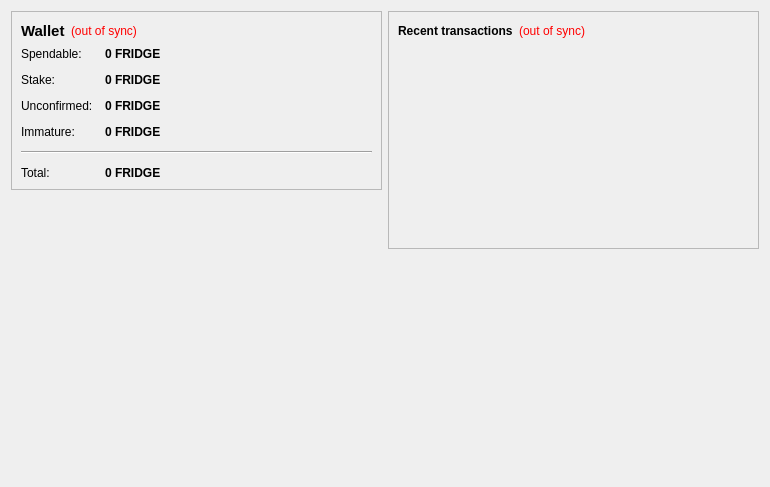
<?xml version="1.0" encoding="UTF-8"?>
<ui version="4.0">
 <class>OverviewPage</class>
 <widget class="QWidget" name="OverviewPage">
  <property name="geometry">
   <rect>
    <x>0</x>
    <y>0</y>
    <width>770</width>
    <height>487</height>
   </rect>
  </property>
  <property name="windowTitle">
   <string>Form</string>
  </property>
  <layout class="QHBoxLayout" name="horizontalLayout" stretch="1,1">
   <item>
    <layout class="QVBoxLayout" name="verticalLayout_2">
     <item>
      <widget class="QFrame" name="frame">
       <property name="frameShape">
        <enum>QFrame::StyledPanel</enum>
       </property>
       <property name="frameShadow">
        <enum>QFrame::Raised</enum>
       </property>
       <layout class="QVBoxLayout" name="verticalLayout_4">
        <item>
         <layout class="QHBoxLayout" name="horizontalLayout_4">
          <item>
           <widget class="QLabel" name="label_5">
            <property name="font">
             <font>
              <pointsize>11</pointsize>
              <weight>75</weight>
              <bold>true</bold>
             </font>
            </property>
            <property name="text">
             <string>Wallet</string>
            </property>
           </widget>
          </item>
          <item>
           <widget class="QLabel" name="labelWalletStatus">
            <property name="toolTip">
             <string>The displayed information may be out of date. Your wallet automatically synchronizes with the RefrigeratorCoin network after a connection is established, but this process has not completed yet.</string>
            </property>
            <property name="styleSheet">
             <string notr="true">QLabel { color: red; }</string>
            </property>
            <property name="text">
             <string notr="true">(out of sync)</string>
            </property>
            <property name="alignment">
             <set>Qt::AlignLeading|Qt::AlignLeft|Qt::AlignVCenter</set>
            </property>
           </widget>
          </item>
          <item>
           <spacer name="horizontalSpacer_2">
            <property name="orientation">
             <enum>Qt::Horizontal</enum>
            </property>
            <property name="sizeHint" stdset="0">
             <size>
              <width>40</width>
              <height>20</height>
             </size>
            </property>
           </spacer>
          </item>
         </layout>
        </item>
        <item>
         <layout class="QFormLayout" name="formLayout_2">
          <property name="fieldGrowthPolicy">
           <enum>QFormLayout::AllNonFixedFieldsGrow</enum>
          </property>
          <property name="horizontalSpacing">
           <number>12</number>
          </property>
          <property name="verticalSpacing">
           <number>12</number>
          </property>
          <item row="0" column="0">
           <widget class="QLabel" name="label">
            <property name="text">
             <string>Spendable:</string>
            </property>
           </widget>
          </item>
          <item row="0" column="1">
           <widget class="QLabel" name="labelBalance">
            <property name="font">
             <font>
              <weight>75</weight>
              <bold>true</bold>
             </font>
            </property>
            <property name="cursor">
             <cursorShape>IBeamCursor</cursorShape>
            </property>
            <property name="toolTip">
             <string>Your current spendable balance</string>
            </property>
            <property name="text">
             <string notr="true">0 FRIDGE</string>
            </property>
            <property name="textInteractionFlags">
             <set>Qt::LinksAccessibleByMouse|Qt::TextSelectableByKeyboard|Qt::TextSelectableByMouse</set>
            </property>
           </widget>
          </item>
          <item row="1" column="0">
           <widget class="QLabel" name="label_6">
            <property name="text">
             <string>Stake:</string>
            </property>
           </widget>
          </item>
          <item row="1" column="1">
           <widget class="QLabel" name="labelStake">
            <property name="font">
             <font>
              <weight>75</weight>
              <bold>true</bold>
             </font>
            </property>
            <property name="cursor">
             <cursorShape>IBeamCursor</cursorShape>
            </property>
            <property name="toolTip">
             <string>Total of coins that was staked, and do not yet count toward the current balance</string>
            </property>
            <property name="text">
             <string notr="true">0 FRIDGE</string>
            </property>
            <property name="textInteractionFlags">
             <set>Qt::LinksAccessibleByMouse|Qt::TextSelectableByKeyboard|Qt::TextSelectableByMouse</set>
            </property>
           </widget>
          </item>
          <item row="2" column="0">
           <widget class="QLabel" name="label_3">
            <property name="text">
             <string>Unconfirmed:</string>
            </property>
           </widget>
          </item>
          <item row="2" column="1">
           <widget class="QLabel" name="labelUnconfirmed">
            <property name="font">
             <font>
              <weight>75</weight>
              <bold>true</bold>
             </font>
            </property>
            <property name="cursor">
             <cursorShape>IBeamCursor</cursorShape>
            </property>
            <property name="toolTip">
             <string>Total of transactions that have yet to be confirmed, and do not yet count toward the current balance</string>
            </property>
            <property name="text">
             <string notr="true">0 FRIDGE</string>
            </property>
            <property name="textInteractionFlags">
             <set>Qt::LinksAccessibleByMouse|Qt::TextSelectableByKeyboard|Qt::TextSelectableByMouse</set>
            </property>
           </widget>
          </item>
          <item row="3" column="0">
           <widget class="QLabel" name="labelImmatureText">
            <property name="text">
             <string>Immature:</string>
            </property>
           </widget>
          </item>
          <item row="3" column="1">
           <widget class="QLabel" name="labelImmature">
            <property name="font">
             <font>
              <weight>75</weight>
              <bold>true</bold>
             </font>
            </property>
            <property name="toolTip">
             <string>Mined balance that has not yet matured</string>
            </property>
            <property name="text">
             <string notr="true">0 FRIDGE</string>
            </property>
            <property name="textInteractionFlags">
             <set>Qt::LinksAccessibleByMouse|Qt::TextSelectableByKeyboard|Qt::TextSelectableByMouse</set>
            </property>
           </widget>
          </item>
          <item row="4" column="0" colspan="2">
           <widget class="Line" name="line">
            <property name="orientation">
             <enum>Qt::Horizontal</enum>
            </property>
           </widget>
          </item>
          <item row="5" column="0">
           <widget class="QLabel" name="labelTotalText">
            <property name="text">
             <string>Total:</string>
            </property>
           </widget>
          </item>
          <item row="5" column="1">
           <widget class="QLabel" name="labelTotal">
            <property name="font">
             <font>
              <weight>75</weight>
              <bold>true</bold>
             </font>
            </property>
            <property name="cursor">
             <cursorShape>IBeamCursor</cursorShape>
            </property>
            <property name="toolTip">
             <string>Your current total balance</string>
            </property>
            <property name="text">
             <string notr="true">0 FRIDGE</string>
            </property>
            <property name="textInteractionFlags">
             <set>Qt::LinksAccessibleByMouse|Qt::TextSelectableByKeyboard|Qt::TextSelectableByMouse</set>
            </property>
           </widget>
          </item>
         </layout>
        </item>
       </layout>
      </widget>
     </item>
     <item>
      <spacer name="verticalSpacer">
       <property name="orientation">
        <enum>Qt::Vertical</enum>
       </property>
       <property name="sizeHint" stdset="0">
        <size>
         <width>20</width>
         <height>40</height>
        </size>
       </property>
      </spacer>
     </item>
     <item>
      <widget class="QLabel" name="label_2">
       <property name="autoFillBackground">
        <bool>true</bool>
       </property>
       <property name="text">
        <string/>
       </property>
       <property name="pixmap">
        <pixmap resource="../bitcoin.qrc">:/icons/techbg</pixmap>
       </property>
       <property name="scaledContents">
        <bool>false</bool>
       </property>
       <property name="margin">
        <number>0</number>
       </property>
      </widget>
     </item>
    </layout>
   </item>
   <item>
    <layout class="QVBoxLayout" name="verticalLayout_3">
     <item>
      <widget class="QFrame" name="frame_2">
       <property name="frameShape">
        <enum>QFrame::StyledPanel</enum>
       </property>
       <property name="frameShadow">
        <enum>QFrame::Raised</enum>
       </property>
       <layout class="QVBoxLayout" name="verticalLayout">
        <item>
         <layout class="QHBoxLayout" name="horizontalLayout_2">
          <item>
           <widget class="QLabel" name="label_4">
            <property name="text">
             <string>&lt;b&gt;Recent transactions&lt;/b&gt;</string>
            </property>
           </widget>
          </item>
          <item>
           <widget class="QLabel" name="labelTransactionsStatus">
            <property name="toolTip">
             <string>The displayed information may be out of date. Your wallet automatically synchronizes with the RefrigeratorCoin network after a connection is established, but this process has not completed yet.</string>
            </property>
            <property name="styleSheet">
             <string notr="true">QLabel { color: red; }</string>
            </property>
            <property name="text">
             <string notr="true">(out of sync)</string>
            </property>
            <property name="alignment">
             <set>Qt::AlignRight|Qt::AlignTrailing|Qt::AlignVCenter</set>
            </property>
           </widget>
          </item>
          <item>
           <spacer name="horizontalSpacer">
            <property name="orientation">
             <enum>Qt::Horizontal</enum>
            </property>
            <property name="sizeHint" stdset="0">
             <size>
              <width>40</width>
              <height>20</height>
             </size>
            </property>
           </spacer>
          </item>
         </layout>
        </item>
        <item>
         <widget class="QListView" name="listTransactions">
          <property name="styleSheet">
           <string notr="true">QListView { background: transparent; }</string>
          </property>
          <property name="frameShape">
           <enum>QFrame::NoFrame</enum>
          </property>
          <property name="verticalScrollBarPolicy">
           <enum>Qt::ScrollBarAlwaysOff</enum>
          </property>
          <property name="horizontalScrollBarPolicy">
           <enum>Qt::ScrollBarAlwaysOff</enum>
          </property>
          <property name="selectionMode">
           <enum>QAbstractItemView::NoSelection</enum>
          </property>
         </widget>
        </item>
       </layout>
      </widget>
     </item>
     <item>
      <spacer name="verticalSpacer_2">
       <property name="orientation">
        <enum>Qt::Vertical</enum>
       </property>
       <property name="sizeHint" stdset="0">
        <size>
         <width>20</width>
         <height>40</height>
        </size>
       </property>
      </spacer>
     </item>
    </layout>
   </item>
  </layout>
 </widget>
 <resources/>
 <connections/>
</ui>
